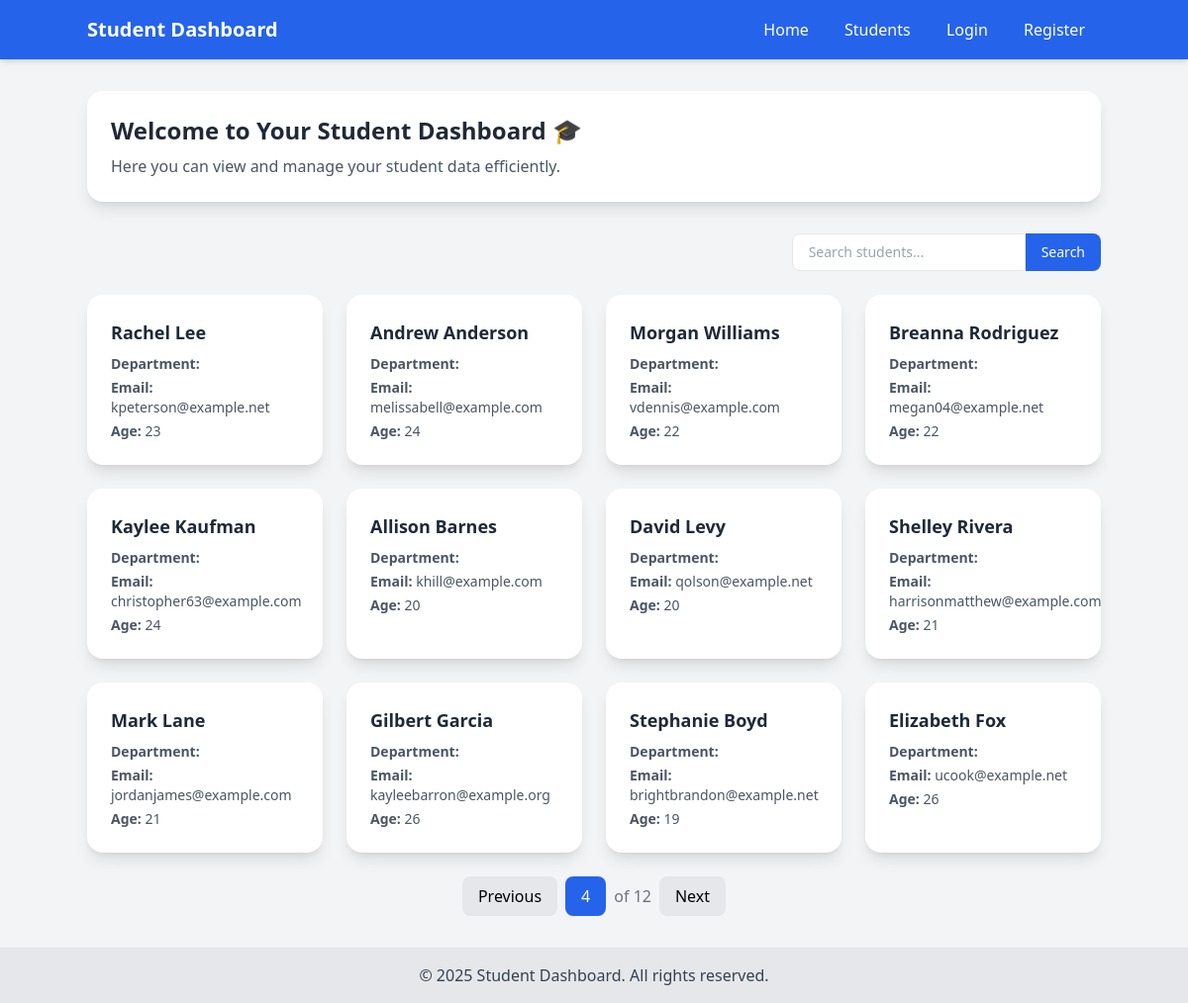
The page /students?page=4 on the database its author committed.
### vege/models.py (models this page shows, shortened)
class Students(models.Model):
    student_id = models.OneToOneField(StudentId, on_delete=models.SET_NULL, null=True , blank=True )
    department = models.ForeignKey(Department, on_delete=models.SET_NULL, null=True , blank=True )
    student_name = models.CharField(max_length=100)
    student_age = models.IntegerField(default=18)
    student_email = models.EmailField(unique=True)
    student_address = models.TextField()
    class Meta:
        ordering = ['student_name']
        verbose_name = 'student'

### vege/views.py (the view)
# urls.py: path('students', get_students, name='students' ),
def get_students(request):
    students = Students.objects.all().order_by('id')
    if request.GET.get('search_text'):
        students = students.filter(
            Q(student_name__icontains=request.GET.get('search_text')) |
            Q(department__department__icontains=request.GET.get('search_text')),)
    paginator = Paginator(students, 12)  # Show 5 students per page
    page_number = request.GET.get('page')
    page_obj = paginator.get_page(page_number)
    context = {"page_obj": page_obj}
    return  render(request, 'students.html', context)

### vege/models.py (called while the page is built)
    def __str__(self):
        return self.student_id

### vege/templates/students.html (shortened to what this page needs)
<!DOCTYPE html>
<html lang="en">
<head>
    <script src="https://cdn.tailwindcss.com"></script>
</head>
<body class="bg-gray-100 font-sans flex flex-col min-h-screen">
    <nav class="bg-blue-600 text-white p-4 shadow-md">
        <div class="container mx-auto flex justify-between items-center">
            <h1 class="text-xl font-bold">Student Dashboard</h1>
            <div>
                <a href="{% url 'home' %}" class="px-4 py-2 hover:bg-blue-700 rounded">Home</a>
                <a href="{% url 'students' %}" class="px-4 py-2 hover:bg-blue-700 rounded">Students</a>
                {% if user.is_authenticated %}
                <a href="{% url 'profile' %}" class="px-4 py-2 hover:bg-blue-700 rounded">Profile</a>
                <a href="{% url 'logout' %}" class="px-4 py-2 hover:bg-blue-700 rounded">Logout</a>
                {% else %}
                <a href="{% url 'login' %}" class="px-4 py-2 hover:bg-blue-700 rounded">Login</a>
                <a href="{% url 'register' %}" class="px-4 py-2 hover:bg-blue-700 rounded">Register</a>
                {% endif %}
            </div>
        </div>
    </nav>
    <main class="flex-grow container mx-auto mt-8">
        <div class="bg-white rounded-2xl shadow-lg p-6 mb-8">
            <h2 class="text-2xl font-bold text-gray-800 mb-2">Welcome to Your Student Dashboard 🎓</h2>
            <p class="text-gray-600">Here you can view and manage your student data efficiently.</p>
        </div>
        <div class="flex justify-end mb-6">
            <form method="GET" action="" class="flex">
                <input type="text" name="search_text" placeholder="Search students..."
                       value="{{ search_text }}"
                       class="px-4 py-2 border rounded-l-lg focus:outline-none text-sm">
                <button type="submit"
                        class="px-4 py-2 bg-blue-600 text-white rounded-r-lg hover:bg-blue-700 transition text-sm">
                    Search
                </button>
            </form>
        </div>
        <div class="grid grid-cols-1 sm:grid-cols-2 md:grid-cols-3 lg:grid-cols-4 gap-6">
            {% for student in page_obj %}
            <a href="{% url 'student_details' student.student_id %}" class="bg-white rounded-2xl shadow-lg p-6 hover:shadow-xl transition transform hover:-translate-y-1">
                <h3 class="text-lg font-semibold text-gray-800 mb-2">{{ student.student_name }}</h3>
                <p class="text-gray-600 text-sm mb-1"><span class="font-semibold">Department:</span> {{ student.department.name }}</p>
                <p class="text-gray-600 text-sm mb-1"><span class="font-semibold">Email:</span> {{ student.student_email }}</p>
                <p class="text-gray-600 text-sm"><span class="font-semibold">Age:</span> {{ student.student_age }}</p>
            </a>
            {% empty %}
            <p class="col-span-full text-center text-gray-500">No students found.</p>
            {% endfor %}
        </div>
        <div class="flex justify-center items-center mt-6 space-x-2">
            {% if page_obj.has_previous %}
                <a href="?page={{ page_obj.previous_page_number }}" class="px-4 py-2 bg-gray-200 rounded-lg hover:bg-gray-300 transition">Previous</a>
            {% else %}
                <span class="px-4 py-2 bg-gray-100 text-gray-400 rounded-lg">Previous</span>
            {% endif %}
            <span class="px-4 py-2 bg-blue-600 text-white rounded-lg">{{ page_obj.number }}</span>
            <span class="text-gray-500">of {{ page_obj.paginator.num_pages }}</span>
            {% if page_obj.has_next %}
                <a href="?page={{ page_obj.next_page_number }}" class="px-4 py-2 bg-gray-200 rounded-lg hover:bg-gray-300 transition">Next</a>
            {% else %}
                <span class="px-4 py-2 bg-gray-100 text-gray-400 rounded-lg">Next</span>
            {% endif %}
        </div>
    </main>
    <footer class="bg-gray-200 text-gray-700 mt-8 py-4 text-center">
        &copy; 2025 Student Dashboard. All rights reserved.
    </footer>
</body>
</html>

### rows shown on the page
Students: student_name "Rachel Lee", student_email "kpeterson@example.net", student_age "23"
Students: student_name "Andrew Anderson", student_email "melissabell@example.com", student_age "24"
Students: student_name "Morgan Williams", student_email "vdennis@example.com", student_age "22"
Students: student_name "Breanna Rodriguez", student_email "megan04@example.net", student_age "22"
Students: student_name "Kaylee Kaufman", student_email "christopher63@example.com", student_age "24"
Students: student_name "Allison Barnes", student_email "khill@example.com", student_age "20"
Students: student_name "David Levy", student_email "qolson@example.net", student_age "20"
Students: student_name "Shelley Rivera", student_email "harrisonmatthew@example.com", student_age "21"
Students: student_name "Mark Lane", student_email "jordanjames@example.com", student_age "21"
Students: student_name "Gilbert Garcia", student_email "kayleebarron@example.org", student_age "26"
Students: student_name "Stephanie Boyd", student_email "brightbrandon@example.net", student_age "19"
Students: student_name "Elizabeth Fox", student_email "ucook@example.net", student_age "26"

### other values the page prints
{{ page_obj.number }} "4"
{{ page_obj.paginator.num_pages }} "12"
